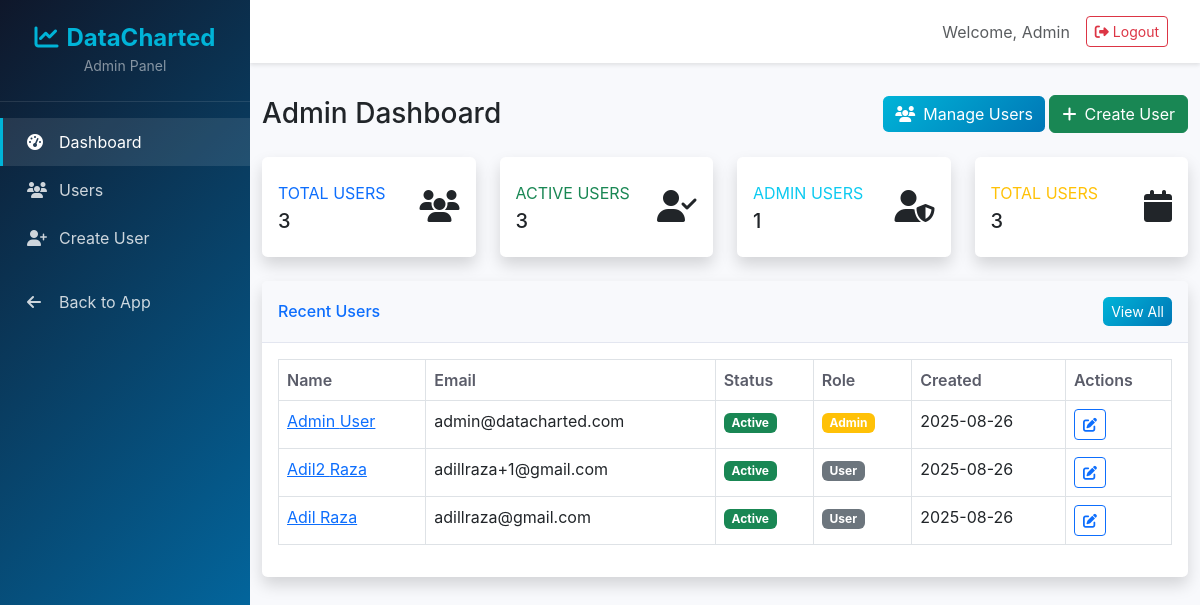
/admin/ (signed in), run on an earlier commit of the app's database.
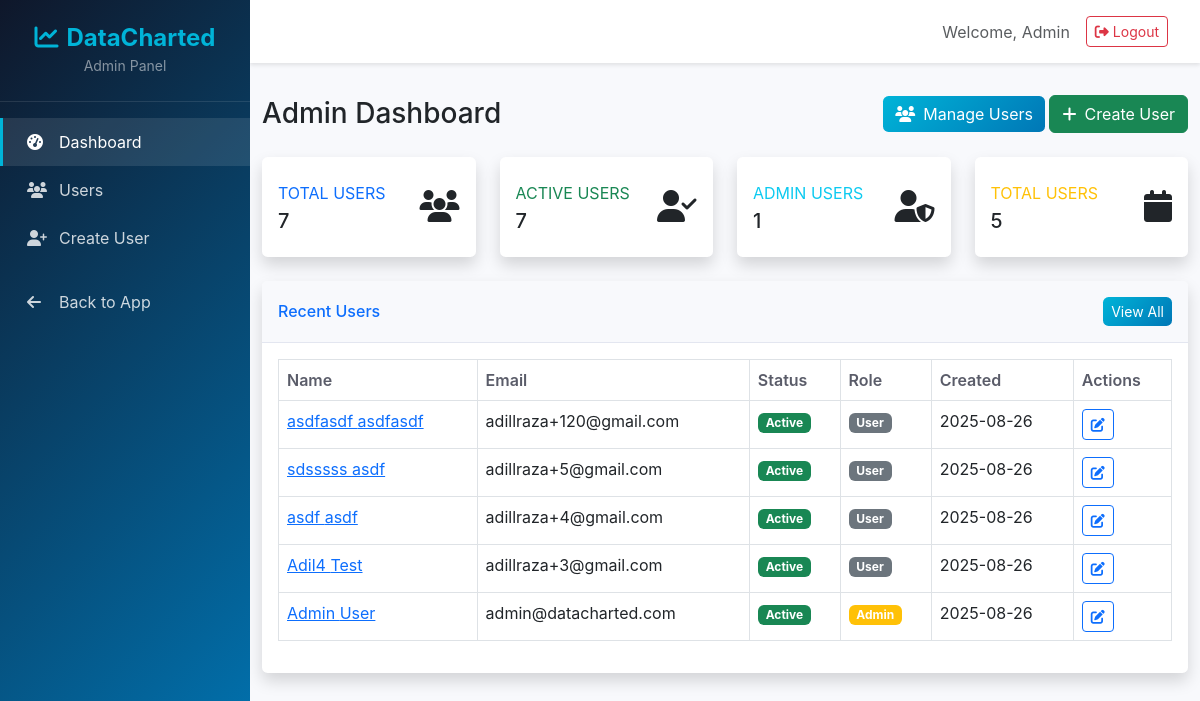
And on a later commit of the database.
### app/models.py (models this page shows, shortened)
class User(UserMixin, db.Model):
    id = db.Column(db.Integer, primary_key=True)
    email = db.Column(db.String(120), unique=True, nullable=False, index=True)
    password_hash = db.Column(db.String(128))
    first_name = db.Column(db.String(64))
    last_name = db.Column(db.String(64))
    company_name = db.Column(db.String(128))
    is_active = db.Column(db.Boolean, default=True)
    is_verified = db.Column(db.Boolean, default=False)
    is_admin = db.Column(db.Boolean, default=False)
    created_at = db.Column(db.DateTime, default=datetime.utcnow)
    updated_at = db.Column(db.DateTime, default=datetime.utcnow, onupdate=datetime.utcnow)
    last_login = db.Column(db.DateTime)
    deleted_at = db.Column(db.DateTime)
    google_id = db.Column(db.String(128), unique=True, nullable=True)
    google_picture = db.Column(db.String(512), nullable=True)
    auth_provider = db.Column(db.String(20), default='local')  # 'local' or 'google'
    google_ads_connected = db.Column(db.Boolean, default=False)
    meta_ads_connected = db.Column(db.Boolean, default=False)
    callrail_connected = db.Column(db.Boolean, default=False)
    ghl_connected = db.Column(db.Boolean, default=False)
    bigquery_project_id = db.Column(db.String(128))
    bigquery_dataset = db.Column(db.String(128))
    vps_id = db.Column(db.String(128))
    vps_ip = db.Column(db.String(45))  # IPv6 compatible

### app/admin/routes.py (the view)
@bp.route('/')
@login_required
@admin_required
def dashboard():
    total_users = User.query.count()
    active_users = User.query.filter_by(is_active=True).count()
    recent_users = User.query.order_by(User.created_at.desc()).limit(5).all()
    return render_template('admin/dashboard.html',
                         total_users=total_users,
                         active_users=active_users,
                         recent_users=recent_users)

### app/admin/routes.py (called while the page is built)
def admin_required(f):
    from functools import wraps
    @wraps(f)
    def decorated_function(*args, **kwargs):
        if not current_user.is_authenticated:
            return redirect(url_for('auth.login'))
        if not current_user.is_admin:
            flash('Access denied. Admin privileges required.', 'error')
            return redirect(url_for('main.index'))
        return f(*args, **kwargs)
    return decorated_function

### app/models.py (called while the page is built)
@login_manager.user_loader
def load_user(id):
    return User.query.get(int(id))

### app/templates/admin/dashboard.html (shortened to what the changed rows need)
{% extends "admin/base.html" %}
{% block content %}
<div class="container-fluid">
    <div class="d-sm-flex align-items-center justify-content-between mb-4">
        <h1 class="h3 mb-0 text-gray-800">Admin Dashboard</h1>
    </div>
    <div class="row">
        <div class="col-xl-3 col-md-6 mb-4">
            <div class="card border-left-primary shadow h-100 py-2">
                <div class="card-body">
                    <div class="row no-gutters align-items-center">
                        <div class="col mr-2">
                            <div class="text-xs font-weight-bold text-primary text-uppercase mb-1">
                                Total Users</div>
                            <div class="h5 mb-0 font-weight-bold text-gray-800">{{ total_users }}</div>
                        </div>
                    </div>
                </div>
            </div>
        </div>
        <div class="col-xl-3 col-md-6 mb-4">
            <div class="card border-left-success shadow h-100 py-2">
                <div class="card-body">
                    <div class="row no-gutters align-items-center">
                        <div class="col mr-2">
                            <div class="text-xs font-weight-bold text-success text-uppercase mb-1">
                                Active Users</div>
                            <div class="h5 mb-0 font-weight-bold text-gray-800">{{ active_users }}</div>
                        </div>
                    </div>
                </div>
            </div>
        </div>
        <div class="col-xl-3 col-md-6 mb-4">
            <div class="card border-left-warning shadow h-100 py-2">
                <div class="card-body">
                    <div class="row no-gutters align-items-center">
                        <div class="col mr-2">
                            <div class="text-xs font-weight-bold text-warning text-uppercase mb-1">
                                Total Users</div>
                            <div class="h5 mb-0 font-weight-bold text-gray-800">
                                {{ recent_users | length }}
                            </div>
                        </div>
                    </div>
                </div>
            </div>
        </div>
    </div>
    <div class="row">
        <div class="col-lg-12">
            <div class="card shadow mb-4">
                <div class="card-body">
                    <div class="table-responsive">
                        <table class="table table-bordered" width="100%" cellspacing="0">
                            <thead>
                                <tr>
                                    <th>Name</th>
                                    <th>Email</th>
                                    <th>Status</th>
                                    <th>Role</th>
                                    <th>Created</th>
                                    <th>Actions</th>
                                </tr>
                            </thead>
                            <tbody>
                                {% for user in recent_users %}
                                <tr>
                                    <td>
                                        <a href="{{ url_for('admin.user_detail', user_id=user.id) }}" class="text-primary">
                                            {% if user.first_name or user.last_name %}
                                                {{ user.first_name or '' }} {{ user.last_name or '' }}
                                            {% else %}
                                                {{ user.email.split('@')[0] }}
                                            {% endif %}
                                        </a>
                                    </td>
                                    <td>{{ user.email }}</td>
                                    <td>
                                        {% if user.is_active %}
                                            <span class="badge bg-success">Active</span>
                                        {% else %}
                                            <span class="badge bg-danger">Inactive</span>
                                        {% endif %}
                                    </td>
                                    <td>
                                        {% if user.is_admin %}
                                            <span class="badge bg-warning">Admin</span>
                                        {% else %}
                                            <span class="badge bg-secondary">User</span>
                                        {% endif %}
                                    </td>
                                    <td>{{ user.created_at.strftime('%Y-%m-%d') if user.created_at else 'N/A' }}</td>
                                    <td>
                                        <a href="{{ url_for('admin.user_detail', user_id=user.id) }}"
                                           class="btn btn-sm btn-outline-primary">
                                            <i class="fas fa-edit"></i>
                                        </a>
                                    </td>
                                </tr>
                                {% endfor %}
                            </tbody>
                        </table>
                    </div>
                </div>
            </div>
        </div>
    </div>
</div>
{% endblock %}

### app/templates/admin/base.html (shortened to what this page needs)
<!DOCTYPE html>
<html lang="en">
<head>
    <link href="https://cdn.jsdelivr.net/npm/bootstrap@5.3.0/dist/css/bootstrap.min.css" rel="stylesheet">
    <link rel="stylesheet" href="https://cdnjs.cloudflare.com/ajax/libs/font-awesome/6.4.0/css/all.min.css">
</head>
<body>
    <nav class="sidebar" id="sidebar">
        <div class="sidebar-brand">
            <h2><i class="fas fa-chart-line me-2"></i>DataCharted</h2>
            <small class="text-white-50">Admin Panel</small>
        </div>
        <ul class="nav sidebar-nav flex-column">
            <li class="nav-item">
                <a class="nav-link {% if request.endpoint == 'admin.dashboard' %}active{% endif %}"
                   href="{{ url_for('admin.dashboard') }}">
                    <i class="fas fa-tachometer-alt"></i>
                    Dashboard
                </a>
            </li>
            <li class="nav-item">
                <a class="nav-link {% if request.endpoint == 'admin.users' %}active{% endif %}"
                   href="{{ url_for('admin.users') }}">
                    <i class="fas fa-users"></i>
                    Users
                </a>
            </li>
            <li class="nav-item">
                <a class="nav-link {% if request.endpoint == 'admin.create_user' %}active{% endif %}"
                   href="{{ url_for('admin.create_user') }}">
                    <i class="fas fa-user-plus"></i>
                    Create User
                </a>
            </li>
            <li class="nav-item mt-3">
                <a class="nav-link" href="{{ url_for('main.index') }}">
                    <i class="fas fa-arrow-left"></i>
                    Back to App
                </a>
            </li>
        </ul>
    </nav>
    <div class="main-content">
        <nav class="top-navbar">
            <div class="d-flex justify-content-between align-items-center">
                <div class="d-flex align-items-center">
                    <span class="text-muted me-3">Welcome, {% if current_user.first_name %}{{ current_user.first_name }}{% else %}{{ current_user.email.split('@')[0] }}{% endif %}</span>
                    <a href="{{ url_for('auth.logout') }}" class="btn btn-outline-danger btn-sm">
                        <i class="fas fa-sign-out-alt me-1"></i>Logout
                    </a>
                </div>
            </div>
        </nav>
        {% block content %}{% endblock %}
    </div>
</body>
</html>

What changed in the data, as far as the page shows it:
no longer on this page (row edited): User: first_name "Adil2", last_name "Raza", email "adillraza+1@gmail.com", is_active "Active", is_admin "User", created_at "2025-08-26"
no longer on this page (row unchanged): User: first_name "Adil", last_name "Raza", email "adillraza@gmail.com", is_active "Active", shows "User", created_at "2025-08-26"
added User: first_name "asdfasdf", last_name "asdfasdf", email "adillraza+120@gmail.com", is_active "Active", is_admin "User", created_at "2025-08-26"
added User: first_name "sdsssss", last_name "asdf", email "adillraza+5@gmail.com", is_active "Active", is_admin "User", created_at "2025-08-26"
added User: first_name "asdf", last_name "asdf", email "adillraza+4@gmail.com", is_active "Active", is_admin "User", created_at "2025-08-26"
added User: first_name "Adil4", last_name "Test", email "adillraza+3@gmail.com", is_active "Active", is_admin "User", created_at "2025-08-26"
Also different on the page:
{{ total_users }}: "3" → "7"
{{ active_users }}: "3" → "7"
{{ recent_users | length }}: "3" → "5"
